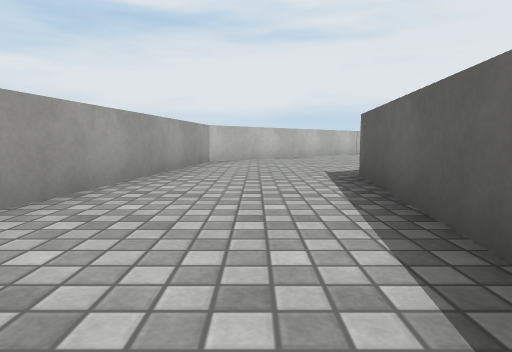
[1] (above)

23 first-person views from a walk through a 3-D level made in the Unity game engine. The camera is 0.51 m above the floor, tilts 6° down and sees 75° across. The floor is counted in squares, 1 m on a side. Each view is taken from the middle of a square. On the plan, view 1 faces up. The plan holds only what a view shows up to about 9 squares ahead; the rest is blank. The player is left out. Some animated figures are not drawn. Some surface patterns are stand-ins.

[2]
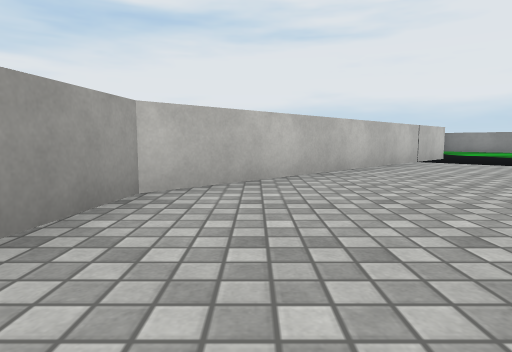

[3]
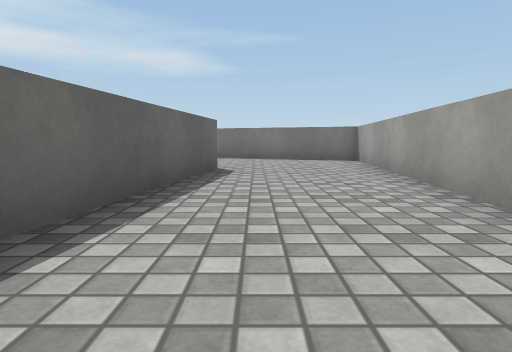

[4]
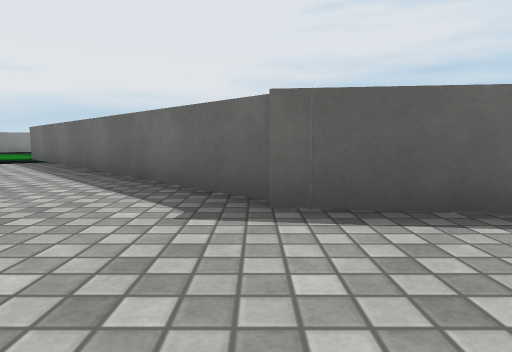

[5]
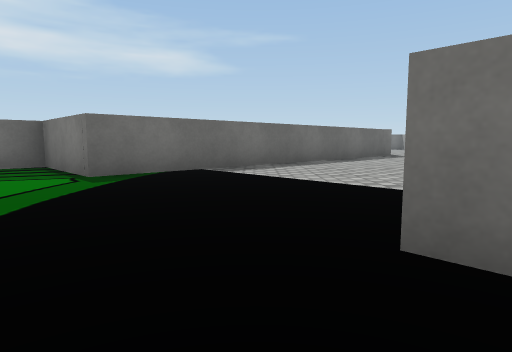

[6]
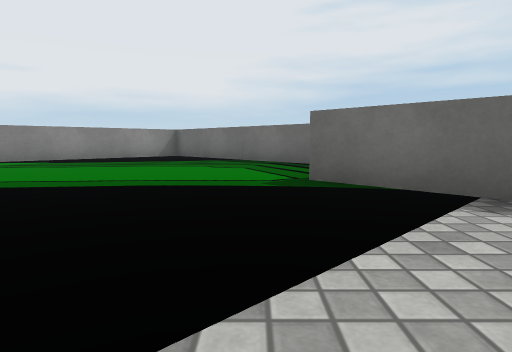

[7]
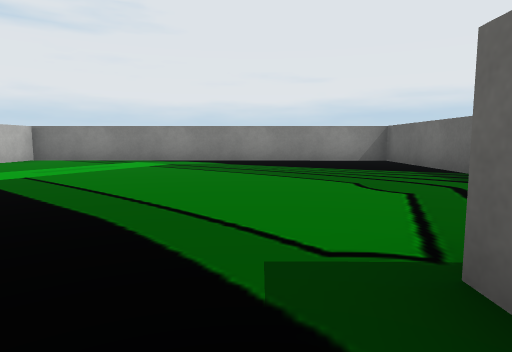

[8]
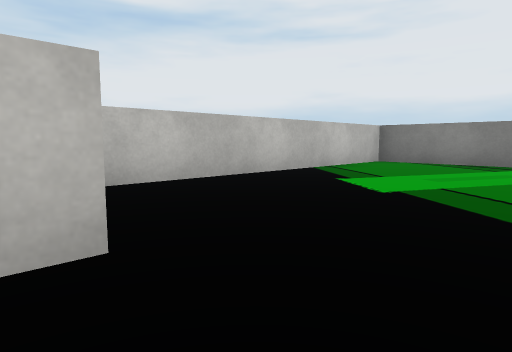

[9]
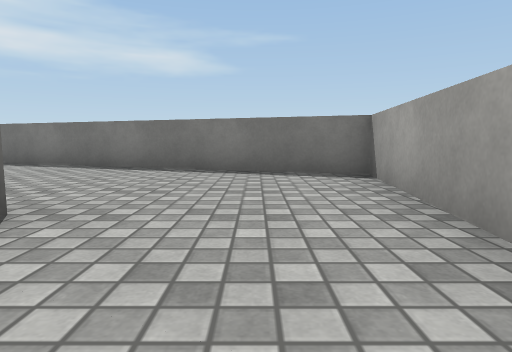

[10]
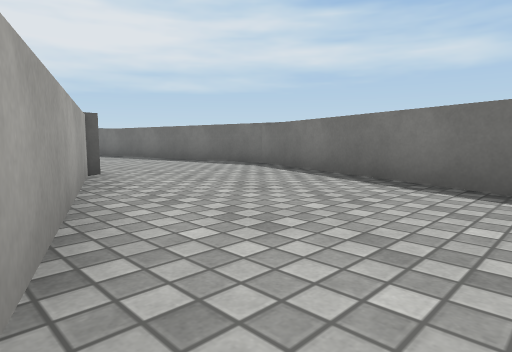

[11]
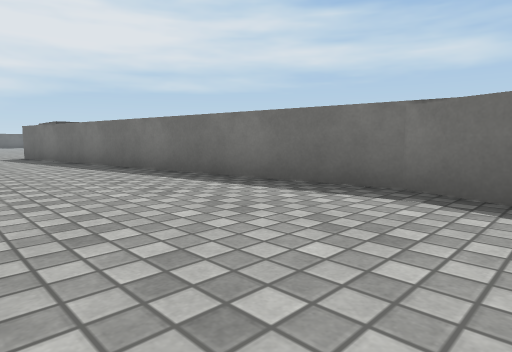

[12]
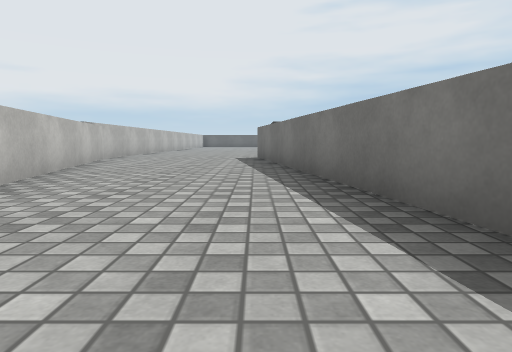

[13]
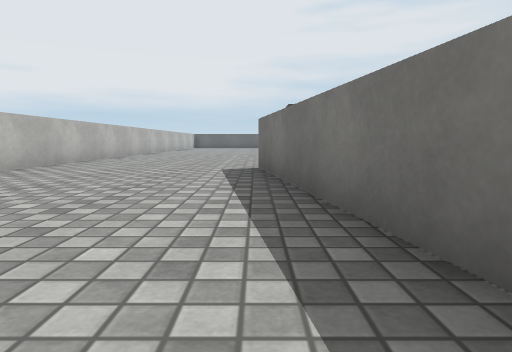

[14]
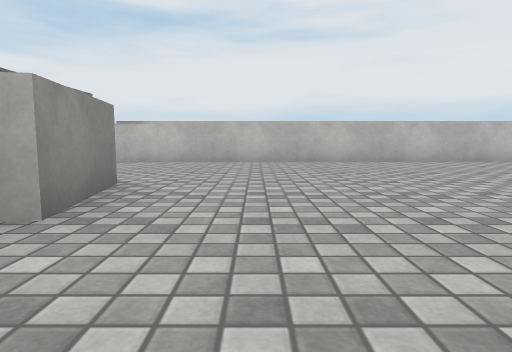

[15]
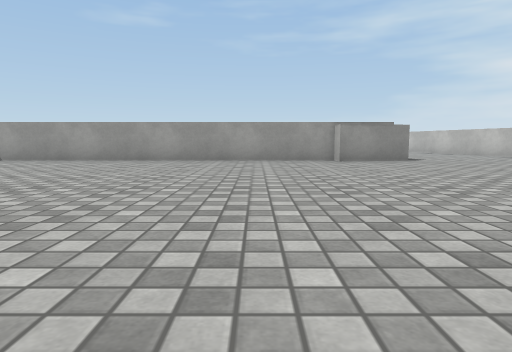

[16]
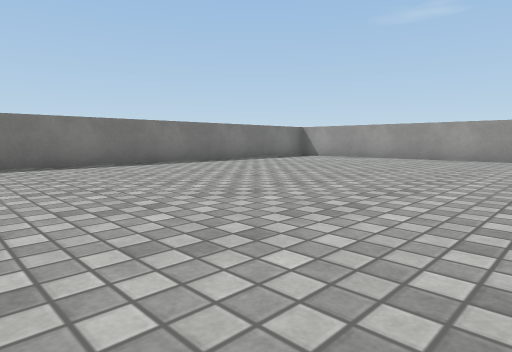

[17]
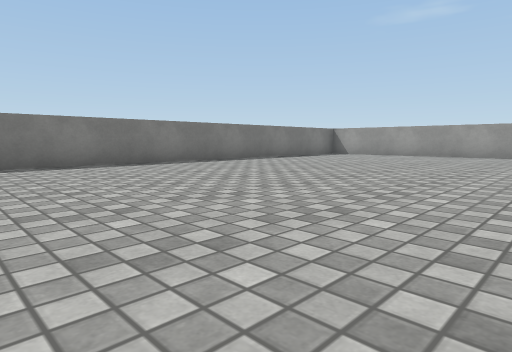

[18]
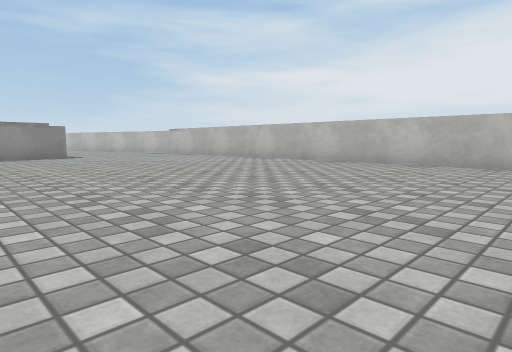

[19]
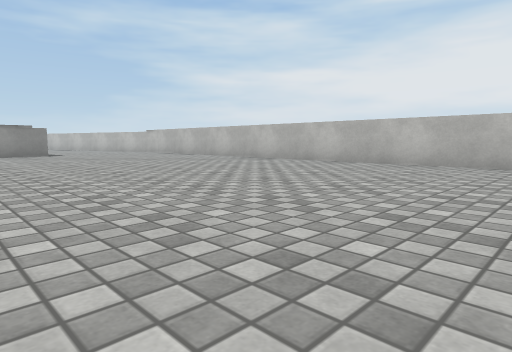

[20]
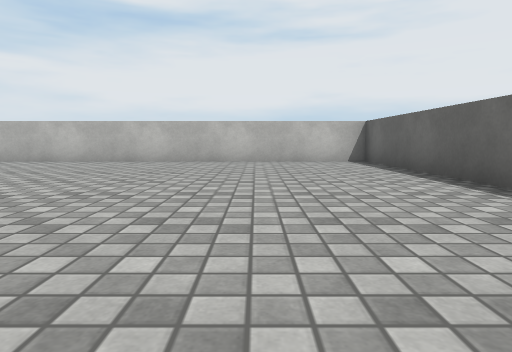

[21]
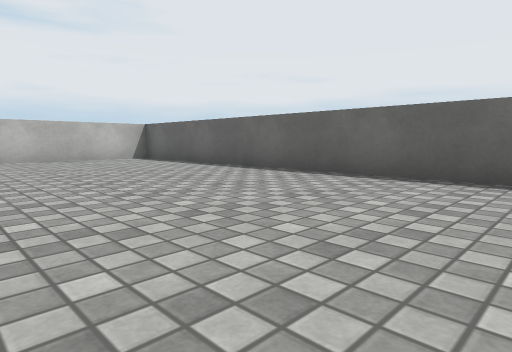

[22]
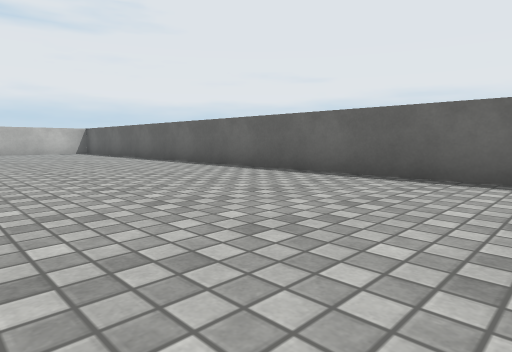

[23]
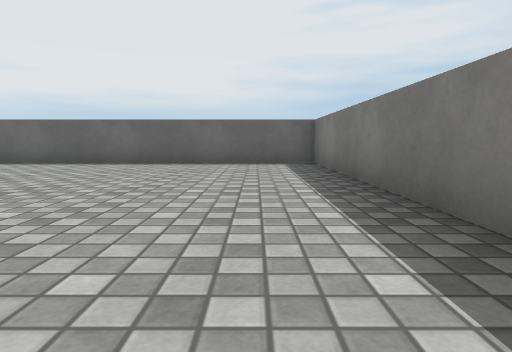

### Floor plan
Points are (right, up) in squares from view 1. A wall is a line through its corners. A room is listed if a view was taken in it or the views show most of it. See-through windows are left out.
Room 1 (views 1, 2, 3, 4, 5, 6, 7, 8, 9)
walls: (5, 14.8) (5.3, 14.5) (-1.1, 8.2) (-2.4, -1.6); (1.5, 4.6) (8.4, 11.3) (10.1, 9.5) (15.5, 14.7) (9.1, 21.4) (4.3, 16.7); (0.7, -1.3) (1.5, 5)
ways out: opening at (-1, -1) to room 2
Room 2 (view 10)
walls: (4.8, -2.8) (3, -2.1); (-2.4, -1.6) (-2.7, -4) (4.3, -6.5)
ways out: opening at (-1, -1) to room 1; opening at (4, -5) to room 3
Room 3 (views 11, 12, 13, 14, 15, 16, 17, 18, 19, 20, 21, 22, 23)
walls: (21.5, -17.3) (34.7, -17.3) (34.7, -1.6) (16.5, -1.6); (16.7, -1.6) (10.7, -3.1); (7.3, -3.7) (4.8, -2.8); (4.3, -6.5) (7.4, -7.6) (17.3, -6.1) (17.6, -7.9) (17.3, -8) (17.3, -16.8)
ways out: opening at (4, -5) to room 2

Positions as (right, up) in squares from view 1, and headings:
1: (0, 0), facing up
2: (0, 5), facing up
3: (0, 5), facing down
4: (-1, 5), facing right
5: (6, 16), facing down
6: (4, 12), facing right
7: (7, 11), facing up-right
8: (6, 13), facing up
9: (-1, 1), facing down
10: (2, -2), facing down-right
11: (6, -4), facing down-right
12: (7, -6), facing right
13: (11, -6), facing right
14: (19, -10), facing up
15: (26, -10), facing left
16: (27, -10), facing down-left
17: (29, -10), facing down-left
18: (28, -9), facing up-left
19: (30, -9), facing up-left
20: (32, -10), facing up
21: (30, -11), facing up-right
22: (30, -16), facing up-right
23: (27, -16), facing right
